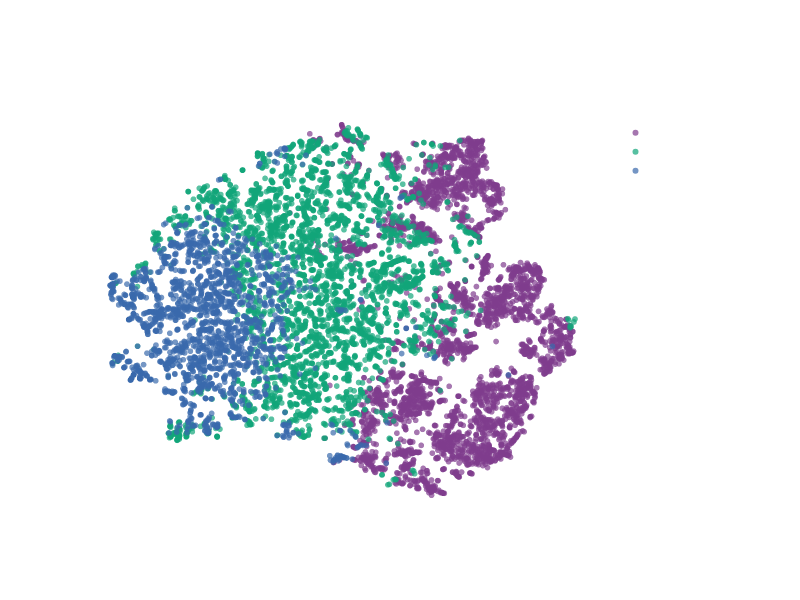

Notebook cell for this chart:
### Markdown cell above
### 5.2 t-SNE — 2D Visualization

### Code cell
# 1. Chuyển mảng labels dạng [0, 1, 2] thành mảng tên Taste Tribes tương ứng
tribe_labels = np.array([tribe_names[l] for l in labels])

TSNE_SAMPLE = min(10_000, len(X_scaled))
idx_tsne    = np.random.RandomState(RANDOM_STATE).choice(len(X_scaled), TSNE_SAMPLE, replace=False)

X_tsne_in   = X_scaled.iloc[idx_tsne]
y_tsne      = tribe_labels[idx_tsne]  # <-- Sử dụng tên nhóm thay vì số 0, 1, 2

print(f'Running t-SNE on {TSNE_SAMPLE:,} samples...')
tsne = TSNE(n_components=2, random_state=RANDOM_STATE, perplexity=30, max_iter=500)
X_2d = tsne.fit_transform(X_tsne_in)

df_tsne = pd.DataFrame({'x': X_2d[:, 0], 'y': X_2d[:, 1], 'Taste Tribe': y_tsne})
df_tsne.to_csv(os.path.join(FIGURES_OUT, 'tsne_sample_data.csv'), index=False)

# 2. Vẽ biểu đồ t-SNE
fig = px.scatter(
    df_tsne, x='x', y='y', color='Taste Tribe',
    title=f't-SNE 2D: Bản đồ Phân bổ Taste Tribes (K={CHOSEN_K}, n={TSNE_SAMPLE:,})',
    color_discrete_sequence=px.colors.qualitative.Bold,
    opacity=0.7,
)

# 3. Cập nhật giao diện: Nền tối (Dark Mode), Chữ trắng, Tắt số trục X/Y vô nghĩa
fig.update_layout(
    template='plotly_dark',             # Force nền tối, chữ trắng
    width=800, height=600, 
    paper_bgcolor='rgba(0,0,0,0)', 
    plot_bgcolor='rgba(0,0,0,0)',
    font=dict(color='white', family='Inter, sans-serif'), 
    title_font=dict(color='white', size=16),
    # Tắt hiển thị trục số X và Y (Vì t-SNE số liệu trục không mang ý nghĩa kinh doanh)
    xaxis=dict(showticklabels=False, showgrid=False, zeroline=False, title=''),
    yaxis=dict(showticklabels=False, showgrid=False, zeroline=False, title='')
)

fig.write_html(os.path.join(FIGURES_OUT, 'cluster_scatter_tsne.html'))
fig.show()
print('Saved cluster_scatter_tsne.html')

### Figure 1 — Plotly figure (JSON) as saved in the notebook; plotly's stock layout.template omitted (floating-point values rounded to 4 significant figures; data arrays with more than 128 entries replaced by an {"elided": "..."} marker saying what was removed)
{"data": [{"hovertemplate": "Taste Tribe=Đa Thể Loại<br>x=%{x}<br>y=%{y}<extra></extra>", "legendgroup": "Đa Thể Loại", "marker": {"color": "rgb(127, 60, 141)", "opacity": 0.7, "symbol": "circle"}, "mode": "markers", "name": "Đa Thể Loại", "showlegend": true, "type": "scattergl", "x": {"elided": "3981 float values"}, "xaxis": "x", "y": {"elided": "3981 float values"}, "yaxis": "y"}, {"hovertemplate": "Taste Tribe=Hành Động–Phiêu Lưu<br>x=%{x}<br>y=%{y}<extra></extra>", "legendgroup": "Hành Động–Phiêu Lưu", "marker": {"color": "rgb(17, 165, 121)", "opacity": 0.7, "symbol": "circle"}, "mode": "markers", "name": "Hành Động–Phiêu Lưu", "showlegend": true, "type": "scattergl", "x": {"elided": "3962 float values"}, "xaxis": "x", "y": {"elided": "3962 float values"}, "yaxis": "y"}, {"hovertemplate": "Taste Tribe=Ít Hoạt Động<br>x=%{x}<br>y=%{y}<extra></extra>", "legendgroup": "Ít Hoạt Động", "marker": {"color": "rgb(57, 105, 172)", "opacity": 0.7, "symbol": "circle"}, "mode": "markers", "name": "Ít Hoạt Động", "showlegend": true, "type": "scattergl", "x": {"elided": "2057 float values"}, "xaxis": "x", "y": {"elided": "2057 float values"}, "yaxis": "y"}], "layout": {"font": {"color": "white", "family": "Inter, sans-serif"}, "height": 600, "legend": {"title": {"text": "Taste Tribe"}, "tracegroupgap": 0}, "paper_bgcolor": "rgba(0,0,0,0)", "plot_bgcolor": "rgba(0,0,0,0)", "title": {"font": {"color": "white", "size": 16}, "text": "t-SNE 2D: Bản đồ Phân bổ Taste Tribes (K=3, n=10,000)"}, "width": 800, "xaxis": {"anchor": "y", "domain": [0, 1], "showgrid": false, "showticklabels": false, "title": {"text": ""}, "zeroline": false}, "yaxis": {"anchor": "x", "domain": [0, 1], "showgrid": false, "showticklabels": false, "title": {"text": ""}, "zeroline": false}}}
